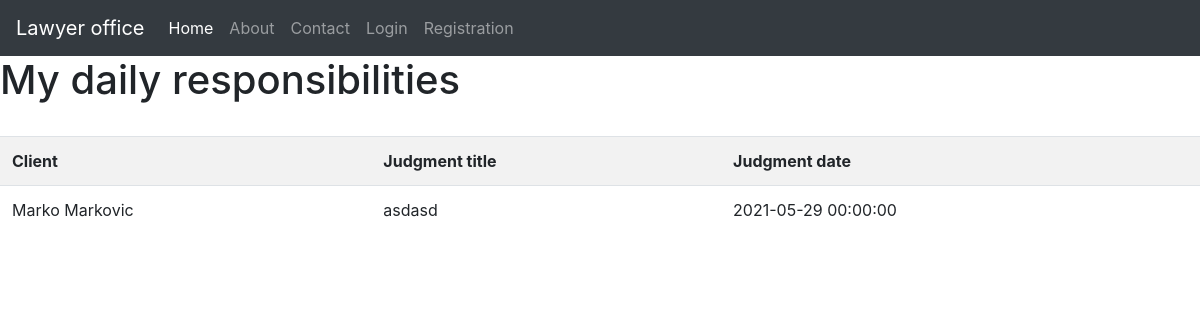
The page /responsibilities on the database its author committed.
### blog/models.py (models this page shows)
class Client(db.Model):
    id = db.Column(db.Integer, primary_key=True)
    first_name = db.Column(db.String(250), nullable=False)
    last_name = db.Column(db.String(250), nullable=False)
    city = db.Column(db.String(50), nullable=False)
    address = db.Column(db.String(50), nullable=False)
    phone = db.Column(db.String(50), nullable=False)
    mail = db.Column(db.String(50))
    user_id = db.Column(db.Integer, db.ForeignKey('user.id'), nullable=False)
    judgments = db.relationship('Judgment', backref='judgments')

class Judgment(db.Model):
    id = db.Column(db.Integer, primary_key=True)
    title = db.Column(db.String(250), nullable=False)
    content = db.Column(db.Text, nullable=False)
    date = db.Column(db.DateTime, nullable=False, default=datetime.utcnow)
    client_id=db.Column(db.Integer, db.ForeignKey('client.id'))

### client/routes.py (the view)
@client.route("/responsibilities", methods=['GET'])
def responsibilities():
    start_day = datetime.today().date()
    end_day = datetime.today().date() + timedelta(days=1)
    judgments = Judgment.query.filter(Judgment.date.between(start_day, end_day)).all()
    if not judgments:
        return render_template("responsibilities.html", title="Responsibilities")
    all_clients = {
    }
    for judgment in judgments:
        all_clients[judgment.id] = Client.query.filter(Client.id == judgment.client_id).all()
    return render_template("responsibilities.html", judgments=judgments, clients_list=all_clients,
                           title="Responsibilities")

### blog/templates/responsibilities.html
{% extends 'base.html' %}
{% block content %}
<h1>My daily responsibilities</h1>
<br>
<table class="table table-striped">
    <tr>
        <th>Client</th>
        <th>Judgment title</th>
        <th>Judgment date</th>
    </tr>
    {% for judgment in judgments %}
    <tr>
        {% for clients in clients_list[judgment.id] %}
            <td>{{clients.first_name}} {{clients.last_name}}</td>
            <td>{{judgment.title}}</td>
            <td>{{judgment.date}}</td>
        {%endfor%}
    </tr>
    {%endfor%}
</table>
{% endblock content %}

### rows shown on the page
Judgment: title "asdasd", date "2021-05-29 00:00:00"
Client: first_name "Marko", last_name "Markovic"
